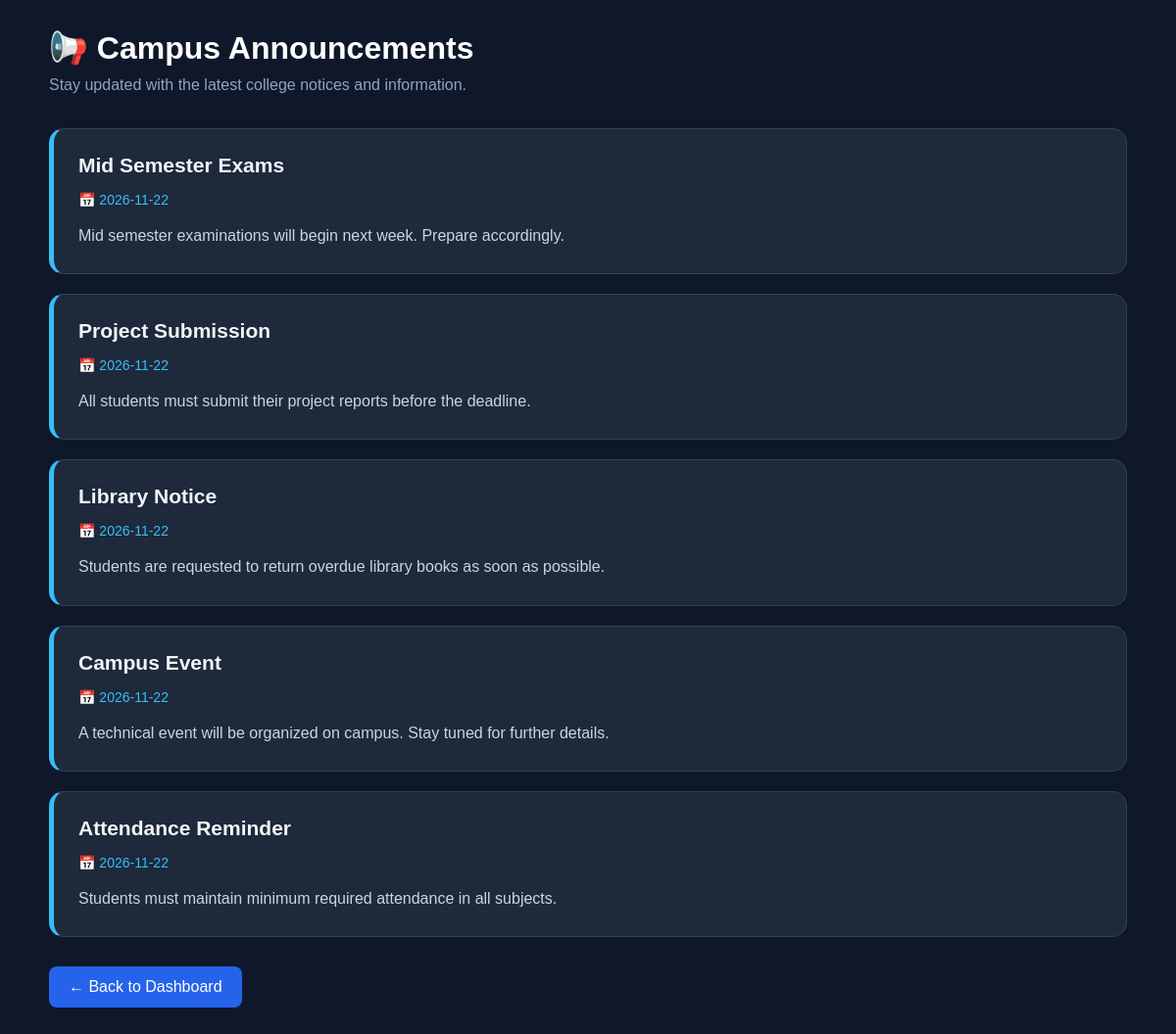
Screenshot of /announcements (signed in) with the database file from the repository.
### tables this page shows
CREATE TABLE announcements (
            id INTEGER PRIMARY KEY AUTOINCREMENT,
            title TEXT NOT NULL,
            message TEXT NOT NULL,
            date TEXT NOT NULL
        );

### app.py (the view)
@app.route("/announcements")
def announcements():
    if "student_name" not in session:
        return redirect(url_for("home"))
    connection = sqlite3.connect("smart_campus.db")
    connection.row_factory = sqlite3.Row
    cursor = connection.cursor()
    cursor.execute("""
        SELECT *
        FROM announcements
        ORDER BY date DESC
    """)
    announcements_data = cursor.fetchall()
    connection.close()
    return render_template(
        "announcements.html",
        announcements_data=announcements_data
    )

### templates/announcements.html (shortened to what this page needs)
<!DOCTYPE html>
<html lang="en">
<head>
</head>
<body>
<div class="container">
    <div class="header">
        <h1>📢 Campus Announcements</h1>
        <p>Stay updated with the latest college notices and information.</p>
    </div>
    {% if announcements_data %}
        <div class="announcement-list">
            {% for notice in announcements_data %}
                <div class="notice">
                    <h2>{{ notice["title"] }}</h2>
                    <p class="date">📅 {{ notice["date"] }}</p>
                    <p class="message">{{ notice["message"] }}</p>
                </div>
            {% endfor %}
        </div>
    {% else %}
        <div class="empty">
            <h3>📭 No announcements available.</h3>
        </div>
    {% endif %}
    <a class="back" href="{{ url_for('dashboard') }}">
        ← Back to Dashboard
    </a>
</div>
</body>
</html>

### templates/announcements.html (style rules this page uses)
* { margin: 0; padding: 0; box-sizing: border-box; }
body { font-family: Arial, sans-serif; background: #0f172a; color: white; padding: 30px; }
.container { max-width: 1100px; margin: auto; }
.header { margin-bottom: 35px; }
.header h1 { font-size: 32px; margin-bottom: 10px; }
.header p { color: #94a3b8; }
.announcement-list { display: grid; gap: 20px; }
.notice { background: #1e293b; padding: 25px; border-radius: 15px; border: 1px solid #334155; border-left: 5px solid #38bdf8; transition: 0.3s; }
.notice h2 { font-size: 21px; margin-bottom: 15px; color: #f1f5f9; }
.date { color: #38bdf8; font-size: 14px; margin-bottom: 15px; }
.message { color: #cbd5e1; line-height: 1.7; }
.back { display: inline-block; margin-top: 30px; padding: 12px 20px; background: #2563eb; color: white; text-decoration: none; border-radius: 8px; transition: 0.3s; }

### rows the page displays
announcements: title "Mid Semester Exams", date "2026-11-22", message "Mid semester examinations will begin next week. Prepare accordingly."
announcements: title "Project Submission", date "2026-11-22", message "All students must submit their project reports before the deadline."
announcements: title "Library Notice", date "2026-11-22", message "Students are requested to return overdue library books as soon as possible."
announcements: title "Campus Event", date "2026-11-22", message "A technical event will be organized on campus. Stay tuned for further details."
announcements: title "Attendance Reminder", date "2026-11-22", message "Students must maintain minimum required attendance in all subjects."
